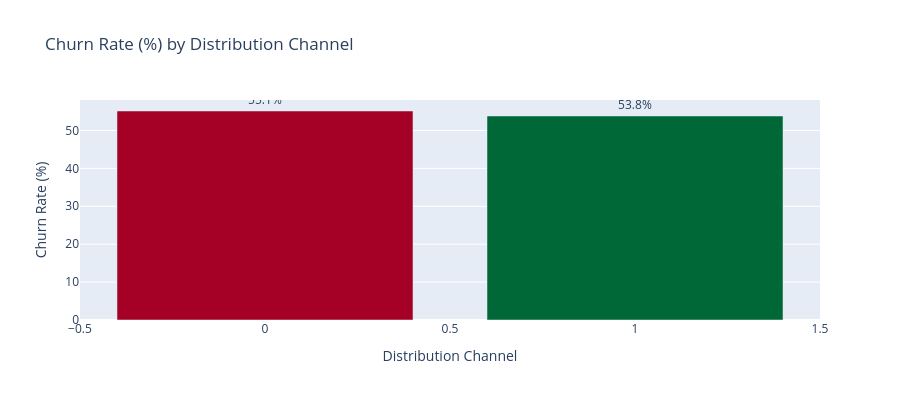

The code cell stored with this chart in its notebook:
### Markdown cell above
### Chart 1: Churn Rate by Distribution Channel

### Code cell
churn_channel = df.groupby('Distribution_channel')['Churn'].agg(['mean','count']).reset_index()
churn_channel.columns = ['Channel', 'Churn_Rate', 'Count']
churn_channel['Churn_Pct'] = (churn_channel['Churn_Rate'] * 100).round(2)
fig1 = px.bar(churn_channel.sort_values('Churn_Pct', ascending=False),
    x='Channel', y='Churn_Pct', color='Churn_Pct',
    color_continuous_scale='RdYlGn_r', text='Churn_Pct',
    title='Churn Rate (%) by Distribution Channel',
    labels={'Churn_Pct': 'Churn Rate (%)', 'Channel': 'Distribution Channel'})
fig1.update_traces(texttemplate='%{text:.1f}%', textposition='outside')
fig1.update_layout(height=400, coloraxis_showscale=False)
fig1.show()

### Figure 1 — Plotly figure (JSON) as saved in the notebook; plotly's stock layout.template omitted (floating-point values rounded to 4 significant figures)
{"data": [{"hovertemplate": "Distribution Channel=%{x}<br>Churn Rate (%)=%{marker.color}<extra></extra>", "legendgroup": "", "marker": {"color": [55.14, 54.46, 53.82], "coloraxis": "coloraxis", "pattern": {"shape": ""}}, "name": "", "orientation": "v", "showlegend": false, "text": [55.14, 54.46, 53.82], "textposition": "outside", "texttemplate": "%{text:.1f}%", "type": "bar", "x": [0, "00/01/1900", 1], "xaxis": "x", "y": [55.14, 54.46, 53.82], "yaxis": "y"}], "layout": {"barmode": "relative", "coloraxis": {"autocolorscale": false, "colorbar": {"title": {"text": "Churn Rate (%)"}}, "colorscale": [[0, "rgb(0,104,55)"], [0.1, "rgb(26,152,80)"], [0.2, "rgb(102,189,99)"], [0.3, "rgb(166,217,106)"], [0.4, "rgb(217,239,139)"], [0.5, "rgb(255,255,191)"], [0.6, "rgb(254,224,139)"], [0.7, "rgb(253,174,97)"], [0.8, "rgb(244,109,67)"], [0.9, "rgb(215,48,39)"], [1, "rgb(165,0,38)"]], "showscale": false}, "height": 400, "legend": {"tracegroupgap": 0}, "title": {"text": "Churn Rate (%) by Distribution Channel"}, "xaxis": {"anchor": "y", "domain": [0, 1], "title": {"text": "Distribution Channel"}}, "yaxis": {"anchor": "x", "domain": [0, 1], "title": {"text": "Churn Rate (%)"}}}}
